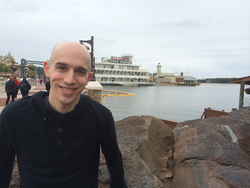
#> input picture florida_trip_small.png, 250 x 188 px
$ python blurring.py --image florida_trip_small.png
#> lines starting #> are read from the running program, lines starting #| are printed output that depends on the picture
# import the necessary packages
import argparse
import cv2

# construct the argument parser and parse the arguments
ap = argparse.ArgumentParser()
ap.add_argument("-i", "--image", required=True, help="Path to the image")
args = vars(ap.parse_args())

# load the image, display it, and initialize the list of kernel sizes
image = cv2.imread(args["image"])
#> image is the input picture: shape (188, 250, 3); mean B, G, R 139.9, 140.1, 141
cv2.imshow("Original", image)
kernelSizes = [(3, 3), (9, 9), (15, 15)]

# loop over the kernel sizes and apply an "average" blur to the image
for (kX, kY) in kernelSizes:
    blurred = cv2.blur(image, (kX, kY))
    cv2.imshow("Average ({}, {})".format(kX, kY), blurred)
    cv2.waitKey(0)
#> this loop made 3 passes
#> pass 1, `blurred = cv2.blur(image, (kX, kY))`:
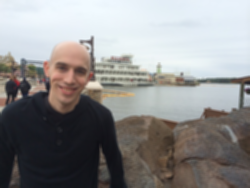
#> blurred: shape (188, 250, 3); mean B, G, R 139.9, 140.1, 141
#> pass 2, `blurred = cv2.blur(image, (kX, kY))`:
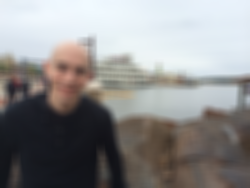
#> blurred: shape (188, 250, 3); mean B, G, R 139.9, 140.1, 141
#> pass 3, `blurred = cv2.blur(image, (kX, kY))`:
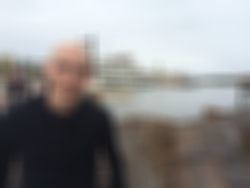
#> blurred: shape (188, 250, 3); mean B, G, R 139.9, 140.1, 141

# close all windows to cleanup the screen
cv2.destroyAllWindows()
cv2.imshow("Original", image)

# loop over the kernel sizes and apply a "Gaussian" blur to the image
for (kX, kY) in kernelSizes:
    blurred = cv2.GaussianBlur(image, (kX, kY), 0)
    cv2.imshow("Gaussian ({}, {})".format(kX, kY), blurred)
    cv2.waitKey(0)
#> this loop made 3 passes
#> pass 2, `blurred = cv2.GaussianBlur(image, (kX, kY), 0)`:
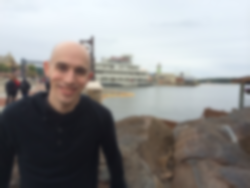
#> blurred: shape (188, 250, 3); mean B, G, R 139.9, 140.1, 141

# close all windows to cleanup the screen
cv2.destroyAllWindows()
cv2.imshow("Original", image)

# loop over the kernel sizes and apply a "Median" blur to the image
# The median blur is by no means a “natural blur” like Gaussian smoothing.
# However, for damaged images or photos captured under highly sub-optimal conditions,
# a median blur can really help as a pre-processing step prior to passing the image along to other methods, such as thresholding and edge detection.
for k in (3, 9, 15):
    blurred = cv2.medianBlur(image, k)
    cv2.imshow("Median {}".format(k), blurred)
    cv2.waitKey(0)
#> this loop made 3 passes
#> pass 2, `blurred = cv2.medianBlur(image, k)`:
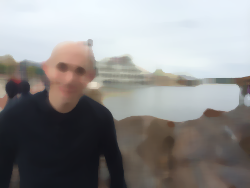
#> blurred: shape (188, 250, 3); mean B, G, R 140.1, 140.3, 141.3
#> pass 3, `blurred = cv2.medianBlur(image, k)`:
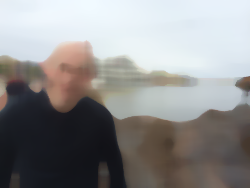
#> blurred: shape (188, 250, 3); mean B, G, R 140.7, 140.9, 141.9
